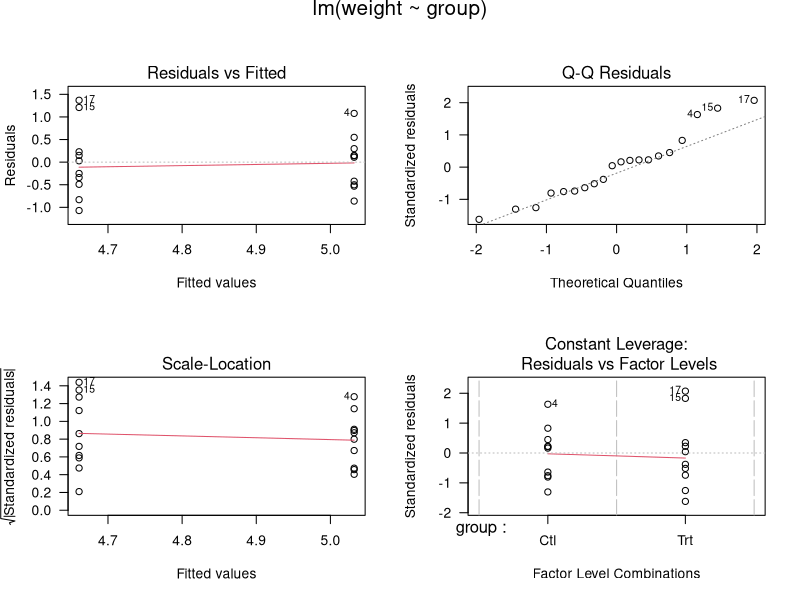

R code for this plot:
#Esta línea no funciona, por ahora...
#lm(y~x)



require(graphics)

## Annette Dobson (1990) "An Introduction to Generalized Linear Models".
## Page 9: Plant Weight Data.
ctl <- c(4.17,5.58,5.18,6.11,4.50,4.61,5.17,4.53,5.33,5.14)
trt <- c(4.81,4.17,4.41,3.59,5.87,3.83,6.03,4.89,4.32,4.69)
group <- gl(2, 10, 20, labels = c("Ctl","Trt"))
weight <- c(ctl, trt)
lm.D9 <- lm(weight ~ group)
lm.D90 <- lm(weight ~ group - 1) # omitting intercept

anova(lm.D9)
summary(lm.D90)

opar <- par(mfrow = c(2,2), oma = c(0, 0, 1.1, 0))
plot(lm.D9, las = 1)      # Residuals, Fitted, ...
par(opar)

### less simple examples in "See Also" above
